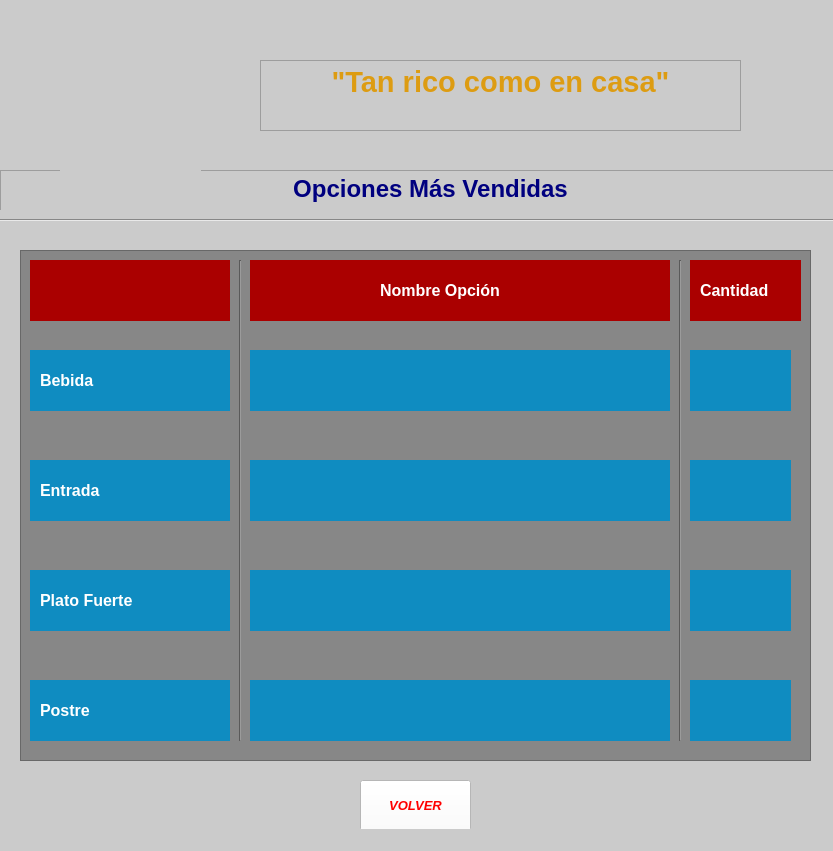
<?xml version="1.0" encoding="UTF-8"?>
<ui version="4.0">
 <class>Consulta1</class>
 <widget class="QMainWindow" name="Consulta1">
  <property name="geometry">
   <rect>
    <x>0</x>
    <y>0</y>
    <width>833</width>
    <height>851</height>
   </rect>
  </property>
  <property name="windowTitle">
   <string>TEC EATS - OpcionesMásVendidas</string>
  </property>
  <property name="styleSheet">
   <string notr="true">background-color: rgb(203, 203, 203);
</string>
  </property>
  <widget class="QWidget" name="centralwidget">
   <widget class="QFrame" name="frame">
    <property name="geometry">
     <rect>
      <x>20</x>
      <y>250</y>
      <width>791</width>
      <height>511</height>
     </rect>
    </property>
    <property name="styleSheet">
     <string notr="true">background-color:rgb(135, 135, 135);</string>
    </property>
    <property name="frameShape">
     <enum>QFrame::StyledPanel</enum>
    </property>
    <property name="frameShadow">
     <enum>QFrame::Raised</enum>
    </property>
    <widget class="QWidget" name="widget" native="true">
     <property name="geometry">
      <rect>
       <x>10</x>
       <y>10</y>
       <width>771</width>
       <height>61</height>
      </rect>
     </property>
     <property name="styleSheet">
      <string notr="true">background-color: rgb(170, 0, 0);</string>
     </property>
     <widget class="QLabel" name="label">
      <property name="geometry">
       <rect>
        <x>350</x>
        <y>10</y>
        <width>161</width>
        <height>41</height>
       </rect>
      </property>
      <property name="font">
       <font>
        <pointsize>12</pointsize>
        <weight>75</weight>
        <bold>true</bold>
       </font>
      </property>
      <property name="styleSheet">
       <string notr="true">color: rgb(255, 255, 255);</string>
      </property>
      <property name="text">
       <string>Nombre Opción</string>
      </property>
     </widget>
     <widget class="QLabel" name="label_2">
      <property name="geometry">
       <rect>
        <x>670</x>
        <y>10</y>
        <width>91</width>
        <height>41</height>
       </rect>
      </property>
      <property name="font">
       <font>
        <pointsize>12</pointsize>
        <weight>75</weight>
        <bold>true</bold>
       </font>
      </property>
      <property name="styleSheet">
       <string notr="true">color: rgb(255, 255, 255);</string>
      </property>
      <property name="text">
       <string>Cantidad</string>
      </property>
     </widget>
    </widget>
    <widget class="QWidget" name="widget_2" native="true">
     <property name="geometry">
      <rect>
       <x>10</x>
       <y>100</y>
       <width>761</width>
       <height>61</height>
      </rect>
     </property>
     <property name="styleSheet">
      <string notr="true">background-color: rgb(15, 140, 193);</string>
     </property>
     <widget class="QLabel" name="label_3">
      <property name="geometry">
       <rect>
        <x>10</x>
        <y>10</y>
        <width>161</width>
        <height>41</height>
       </rect>
      </property>
      <property name="font">
       <font>
        <pointsize>12</pointsize>
        <weight>75</weight>
        <bold>true</bold>
       </font>
      </property>
      <property name="styleSheet">
       <string notr="true">color: rgb(255, 255, 255);</string>
      </property>
      <property name="text">
       <string>Bebida</string>
      </property>
     </widget>
     <widget class="QLabel" name="bebidaN">
      <property name="geometry">
       <rect>
        <x>240</x>
        <y>20</y>
        <width>391</width>
        <height>21</height>
       </rect>
      </property>
      <property name="font">
       <font>
        <family>Trebuchet MS</family>
        <pointsize>12</pointsize>
        <italic>true</italic>
        <strikeout>false</strikeout>
       </font>
      </property>
      <property name="styleSheet">
       <string notr="true">color:rgb(255, 255, 255);</string>
      </property>
      <property name="text">
       <string/>
      </property>
      <property name="alignment">
       <set>Qt::AlignCenter</set>
      </property>
     </widget>
     <widget class="QLabel" name="bebidaC">
      <property name="geometry">
       <rect>
        <x>690</x>
        <y>10</y>
        <width>51</width>
        <height>41</height>
       </rect>
      </property>
      <property name="font">
       <font>
        <family>Trebuchet MS</family>
        <pointsize>12</pointsize>
        <italic>true</italic>
        <strikeout>false</strikeout>
       </font>
      </property>
      <property name="styleSheet">
       <string notr="true">color:rgb(255, 255, 255);</string>
      </property>
      <property name="text">
       <string/>
      </property>
      <property name="alignment">
       <set>Qt::AlignCenter</set>
      </property>
     </widget>
    </widget>
    <widget class="QWidget" name="widget_3" native="true">
     <property name="geometry">
      <rect>
       <x>10</x>
       <y>210</y>
       <width>761</width>
       <height>61</height>
      </rect>
     </property>
     <property name="styleSheet">
      <string notr="true">background-color: rgb(15, 140, 193);</string>
     </property>
     <widget class="QLabel" name="label_4">
      <property name="geometry">
       <rect>
        <x>10</x>
        <y>10</y>
        <width>161</width>
        <height>41</height>
       </rect>
      </property>
      <property name="font">
       <font>
        <pointsize>12</pointsize>
        <weight>75</weight>
        <bold>true</bold>
       </font>
      </property>
      <property name="styleSheet">
       <string notr="true">color: rgb(255, 255, 255);</string>
      </property>
      <property name="text">
       <string>Entrada</string>
      </property>
     </widget>
     <widget class="QLabel" name="entradaN">
      <property name="geometry">
       <rect>
        <x>240</x>
        <y>20</y>
        <width>391</width>
        <height>21</height>
       </rect>
      </property>
      <property name="font">
       <font>
        <family>Trebuchet MS</family>
        <pointsize>12</pointsize>
        <italic>true</italic>
        <strikeout>false</strikeout>
       </font>
      </property>
      <property name="styleSheet">
       <string notr="true">color:rgb(255, 255, 255);</string>
      </property>
      <property name="text">
       <string/>
      </property>
      <property name="alignment">
       <set>Qt::AlignCenter</set>
      </property>
     </widget>
     <widget class="QLabel" name="entradaC">
      <property name="geometry">
       <rect>
        <x>690</x>
        <y>10</y>
        <width>51</width>
        <height>41</height>
       </rect>
      </property>
      <property name="font">
       <font>
        <family>Trebuchet MS</family>
        <pointsize>12</pointsize>
        <italic>true</italic>
        <strikeout>false</strikeout>
       </font>
      </property>
      <property name="styleSheet">
       <string notr="true">color:rgb(255, 255, 255);</string>
      </property>
      <property name="text">
       <string/>
      </property>
      <property name="alignment">
       <set>Qt::AlignCenter</set>
      </property>
     </widget>
    </widget>
    <widget class="QWidget" name="widget_4" native="true">
     <property name="geometry">
      <rect>
       <x>10</x>
       <y>320</y>
       <width>761</width>
       <height>61</height>
      </rect>
     </property>
     <property name="styleSheet">
      <string notr="true">background-color: rgb(15, 140, 193);</string>
     </property>
     <widget class="QLabel" name="label_5">
      <property name="geometry">
       <rect>
        <x>10</x>
        <y>10</y>
        <width>161</width>
        <height>41</height>
       </rect>
      </property>
      <property name="font">
       <font>
        <pointsize>12</pointsize>
        <weight>75</weight>
        <bold>true</bold>
       </font>
      </property>
      <property name="styleSheet">
       <string notr="true">color: rgb(255, 255, 255);</string>
      </property>
      <property name="text">
       <string>Plato Fuerte</string>
      </property>
     </widget>
     <widget class="QLabel" name="platoN">
      <property name="geometry">
       <rect>
        <x>240</x>
        <y>20</y>
        <width>391</width>
        <height>21</height>
       </rect>
      </property>
      <property name="font">
       <font>
        <family>Trebuchet MS</family>
        <pointsize>12</pointsize>
        <italic>true</italic>
        <strikeout>false</strikeout>
       </font>
      </property>
      <property name="styleSheet">
       <string notr="true">color:rgb(255, 255, 255);</string>
      </property>
      <property name="text">
       <string/>
      </property>
      <property name="alignment">
       <set>Qt::AlignCenter</set>
      </property>
     </widget>
     <widget class="QLabel" name="platoC">
      <property name="geometry">
       <rect>
        <x>690</x>
        <y>10</y>
        <width>51</width>
        <height>41</height>
       </rect>
      </property>
      <property name="font">
       <font>
        <family>Trebuchet MS</family>
        <pointsize>12</pointsize>
        <italic>true</italic>
        <strikeout>false</strikeout>
       </font>
      </property>
      <property name="styleSheet">
       <string notr="true">color:rgb(255, 255, 255);</string>
      </property>
      <property name="text">
       <string/>
      </property>
      <property name="alignment">
       <set>Qt::AlignCenter</set>
      </property>
     </widget>
    </widget>
    <widget class="QWidget" name="widget_5" native="true">
     <property name="geometry">
      <rect>
       <x>10</x>
       <y>430</y>
       <width>761</width>
       <height>61</height>
      </rect>
     </property>
     <property name="styleSheet">
      <string notr="true">background-color: rgb(15, 140, 193);</string>
     </property>
     <widget class="QLabel" name="label_6">
      <property name="geometry">
       <rect>
        <x>10</x>
        <y>10</y>
        <width>161</width>
        <height>41</height>
       </rect>
      </property>
      <property name="font">
       <font>
        <pointsize>12</pointsize>
        <weight>75</weight>
        <bold>true</bold>
       </font>
      </property>
      <property name="styleSheet">
       <string notr="true">color: rgb(255, 255, 255);</string>
      </property>
      <property name="text">
       <string>Postre</string>
      </property>
     </widget>
     <widget class="QLabel" name="postreN">
      <property name="geometry">
       <rect>
        <x>240</x>
        <y>20</y>
        <width>391</width>
        <height>21</height>
       </rect>
      </property>
      <property name="font">
       <font>
        <family>Trebuchet MS</family>
        <pointsize>12</pointsize>
        <italic>true</italic>
        <strikeout>false</strikeout>
       </font>
      </property>
      <property name="styleSheet">
       <string notr="true">color:rgb(255, 255, 255);</string>
      </property>
      <property name="text">
       <string/>
      </property>
      <property name="alignment">
       <set>Qt::AlignCenter</set>
      </property>
     </widget>
     <widget class="QLabel" name="postreC">
      <property name="geometry">
       <rect>
        <x>690</x>
        <y>10</y>
        <width>51</width>
        <height>41</height>
       </rect>
      </property>
      <property name="font">
       <font>
        <family>Trebuchet MS</family>
        <pointsize>12</pointsize>
        <italic>true</italic>
        <strikeout>false</strikeout>
       </font>
      </property>
      <property name="styleSheet">
       <string notr="true">color:rgb(255, 255, 255);</string>
      </property>
      <property name="text">
       <string/>
      </property>
      <property name="alignment">
       <set>Qt::AlignCenter</set>
      </property>
     </widget>
    </widget>
    <widget class="Line" name="line_2">
     <property name="geometry">
      <rect>
       <x>650</x>
       <y>10</y>
       <width>20</width>
       <height>481</height>
      </rect>
     </property>
     <property name="orientation">
      <enum>Qt::Vertical</enum>
     </property>
    </widget>
    <widget class="Line" name="line_3">
     <property name="geometry">
      <rect>
       <x>210</x>
       <y>10</y>
       <width>20</width>
       <height>481</height>
      </rect>
     </property>
     <property name="orientation">
      <enum>Qt::Vertical</enum>
     </property>
    </widget>
   </widget>
   <widget class="QTextEdit" name="textEdit_2">
    <property name="enabled">
     <bool>false</bool>
    </property>
    <property name="geometry">
     <rect>
      <x>260</x>
      <y>60</y>
      <width>481</width>
      <height>71</height>
     </rect>
    </property>
    <property name="html">
     <string>&lt;!DOCTYPE HTML PUBLIC &quot;-//W3C//DTD HTML 4.0//EN&quot; &quot;http://www.w3.org/TR/REC-html40/strict.dtd&quot;&gt;
&lt;html&gt;&lt;head&gt;&lt;meta name=&quot;qrichtext&quot; content=&quot;1&quot; /&gt;&lt;style type=&quot;text/css&quot;&gt;
p, li { white-space: pre-wrap; }
&lt;/style&gt;&lt;/head&gt;&lt;body style=&quot; font-family:'MS Shell Dlg 2'; font-size:7.8pt; font-weight:400; font-style:normal;&quot;&gt;
&lt;p align=&quot;center&quot; style=&quot; margin-top:0px; margin-bottom:0px; margin-left:0px; margin-right:0px; -qt-block-indent:0; text-indent:0px;&quot;&gt;&lt;span style=&quot; font-size:22pt; font-weight:600; color:#dd9c12;&quot;&gt;&amp;quot;Tan rico como en casa&amp;quot;&lt;/span&gt;&lt;/p&gt;&lt;/body&gt;&lt;/html&gt;</string>
    </property>
   </widget>
   <widget class="QTextEdit" name="textEdit">
    <property name="enabled">
     <bool>false</bool>
    </property>
    <property name="geometry">
     <rect>
      <x>0</x>
      <y>170</y>
      <width>861</width>
      <height>51</height>
     </rect>
    </property>
    <property name="html">
     <string>&lt;!DOCTYPE HTML PUBLIC &quot;-//W3C//DTD HTML 4.0//EN&quot; &quot;http://www.w3.org/TR/REC-html40/strict.dtd&quot;&gt;
&lt;html&gt;&lt;head&gt;&lt;meta name=&quot;qrichtext&quot; content=&quot;1&quot; /&gt;&lt;style type=&quot;text/css&quot;&gt;
p, li { white-space: pre-wrap; }
&lt;/style&gt;&lt;/head&gt;&lt;body style=&quot; font-family:'MS Shell Dlg 2'; font-size:7.8pt; font-weight:400; font-style:normal;&quot;&gt;
&lt;p align=&quot;center&quot; style=&quot; margin-top:0px; margin-bottom:0px; margin-left:0px; margin-right:0px; -qt-block-indent:0; text-indent:0px;&quot;&gt;&lt;span style=&quot; font-size:18pt; font-weight:600; color:#00007f;&quot;&gt;Opciones Más Vendidas&lt;/span&gt;&lt;/p&gt;&lt;/body&gt;&lt;/html&gt;</string>
    </property>
   </widget>
   <widget class="QLabel" name="label_7">
    <property name="geometry">
     <rect>
      <x>60</x>
      <y>40</y>
      <width>141</width>
      <height>131</height>
     </rect>
    </property>
    <property name="styleSheet">
     <string notr="true">border-image: url(:/logo/Logo.PNG);</string>
    </property>
    <property name="text">
     <string/>
    </property>
   </widget>
   <widget class="Line" name="line">
    <property name="geometry">
     <rect>
      <x>0</x>
      <y>210</y>
      <width>861</width>
      <height>21</height>
     </rect>
    </property>
    <property name="font">
     <font>
      <pointsize>8</pointsize>
     </font>
    </property>
    <property name="orientation">
     <enum>Qt::Horizontal</enum>
    </property>
   </widget>
   <widget class="QPushButton" name="volver">
    <property name="geometry">
     <rect>
      <x>360</x>
      <y>780</y>
      <width>111</width>
      <height>51</height>
     </rect>
    </property>
    <property name="font">
     <font>
      <pointsize>10</pointsize>
      <weight>75</weight>
      <italic>true</italic>
      <bold>true</bold>
     </font>
    </property>
    <property name="styleSheet">
     <string notr="true">background-color: rgb(255, 255, 255);
color: rgb(255, 0, 0);
border-color: rgb(255, 0, 0);</string>
    </property>
    <property name="text">
     <string>VOLVER</string>
    </property>
   </widget>
  </widget>
  <widget class="QStatusBar" name="statusbar"/>
 </widget>
 <resources>
  <include location="logo.qrc"/>
 </resources>
 <connections/>
</ui>
